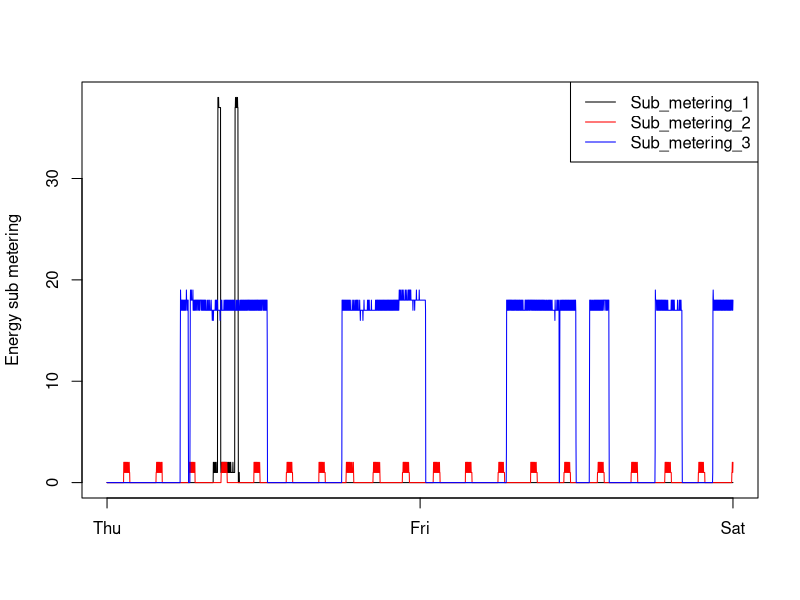

Generate this figure with R:
setwd("C:\\Users\\Administrator\\Desktop\\Data-Science-Specialization\\4_exploratory\\project_1")
dat <- read.csv("sub.csv")
dat <- dat[order(dat[,"TIME"]),]
dat$TIME <- strptime(dat$TIME, format = "%Y-%m-%d %H:%M:%S")
with(dat, plot(TIME, Sub_metering_1, type = "l", xaxt = "n", xlab = "", ylab = "Energy sub metering"))
with(dat, lines(TIME, Sub_metering_2, col = "red", type = "l", xaxt = "n"))
with(dat, lines(TIME, Sub_metering_3, col = "blue", type = "l", xaxt = "n"))

legend("topright", lty = 1, col = c("black", "red", "blue"), legend = c("Sub_metering_1", "Sub_metering_2", "Sub_metering_3"))

#Because my OS is Chinese, I have to set x-ticks manually.
axis.POSIXct(1, at = c("2007-02-01 00:00:00", "2007-02-02 00:00:00", "2007-02-02 23:59:00"), labels = c("Thu", "Fri", "Sat"))
dev.copy(png, file = "plot3.png")
dev.off()